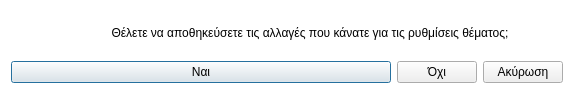
<?xml version="1.0" encoding="UTF-8"?>
<ui version="4.0">
 <class>Dialog</class>
 <widget class="QDialog" name="Dialog">
  <property name="geometry">
   <rect>
    <x>0</x>
    <y>0</y>
    <width>574</width>
    <height>98</height>
   </rect>
  </property>
  <property name="windowTitle">
   <string>Αποθήκευση αλλαγών</string>
  </property>
  <property name="windowIcon">
   <iconset resource="../../icons.qrc">
    <normaloff>:/rest-windows/assets/images/rest-windows/question.png</normaloff>:/rest-windows/assets/images/rest-windows/question.png</iconset>
  </property>
  <property name="styleSheet">
   <string notr="true">QDialog{
	background:white;
}</string>
  </property>
  <layout class="QGridLayout" name="gridLayout_2">
   <item row="1" column="0" colspan="2">
    <widget class="QFrame" name="frame">
     <property name="styleSheet">
      <string notr="true">QFrame{border:0px;}</string>
     </property>
     <property name="frameShape">
      <enum>QFrame::StyledPanel</enum>
     </property>
     <property name="frameShadow">
      <enum>QFrame::Raised</enum>
     </property>
     <layout class="QGridLayout" name="gridLayout">
      <property name="leftMargin">
       <number>0</number>
      </property>
      <property name="topMargin">
       <number>0</number>
      </property>
      <property name="rightMargin">
       <number>0</number>
      </property>
      <property name="bottomMargin">
       <number>0</number>
      </property>
      <item row="0" column="0">
       <widget class="QPushButton" name="save">
        <property name="sizePolicy">
         <sizepolicy hsizetype="Expanding" vsizetype="Fixed">
          <horstretch>0</horstretch>
          <verstretch>0</verstretch>
         </sizepolicy>
        </property>
        <property name="text">
         <string>Ναι</string>
        </property>
        <property name="icon">
         <iconset resource="../../icons.qrc">
          <normaloff>:/rest-windows/assets/images/rest-windows/save.png</normaloff>:/rest-windows/assets/images/rest-windows/save.png</iconset>
        </property>
       </widget>
      </item>
      <item row="0" column="1">
       <widget class="QPushButton" name="no_save">
        <property name="sizePolicy">
         <sizepolicy hsizetype="Fixed" vsizetype="Fixed">
          <horstretch>0</horstretch>
          <verstretch>0</verstretch>
         </sizepolicy>
        </property>
        <property name="text">
         <string>Όχι</string>
        </property>
       </widget>
      </item>
     </layout>
    </widget>
   </item>
   <item row="0" column="0">
    <widget class="QLabel" name="error">
     <property name="minimumSize">
      <size>
       <width>40</width>
       <height>40</height>
      </size>
     </property>
     <property name="maximumSize">
      <size>
       <width>40</width>
       <height>40</height>
      </size>
     </property>
     <property name="text">
      <string/>
     </property>
     <property name="pixmap">
      <pixmap resource="../../icons.qrc">:/rest-windows/assets/images/rest-windows/question.png</pixmap>
     </property>
     <property name="scaledContents">
      <bool>true</bool>
     </property>
    </widget>
   </item>
   <item row="1" column="2">
    <widget class="QPushButton" name="cancel">
     <property name="sizePolicy">
      <sizepolicy hsizetype="Fixed" vsizetype="Fixed">
       <horstretch>0</horstretch>
       <verstretch>0</verstretch>
      </sizepolicy>
     </property>
     <property name="text">
      <string>Ακύρωση</string>
     </property>
    </widget>
   </item>
   <item row="0" column="1" colspan="2">
    <widget class="QLabel" name="label">
     <property name="text">
      <string>Θέλετε να αποθηκεύσετε τις αλλαγές που κάνατε για τις ρυθμίσεις θέματος;</string>
     </property>
     <property name="alignment">
      <set>Qt::AlignCenter</set>
     </property>
    </widget>
   </item>
  </layout>
 </widget>
 <resources>
  <include location="../../icons.qrc"/>
  <include location="../../icons.qrc"/>
 </resources>
 <connections/>
</ui>
